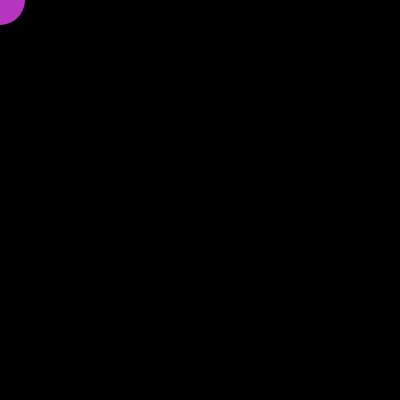
Frame 1 (no input)
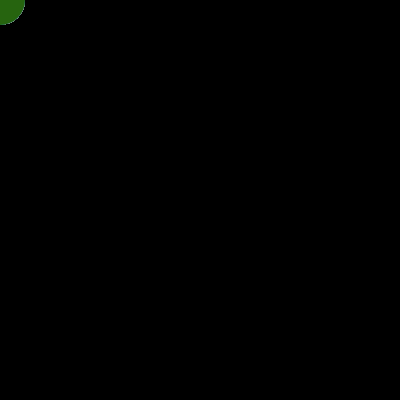
Frame 60 (no input)
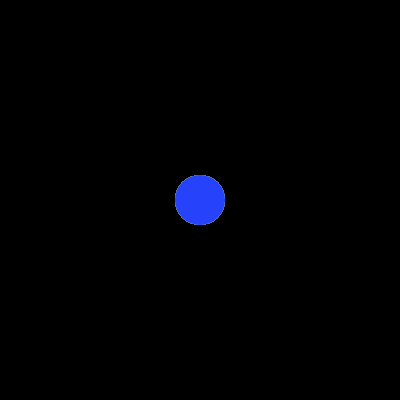
Frame 120 (the mouse pressed at the canvas centre since frame 60)

The p5.js sketch that drew these frames (run headless with seeded random() and noise() and a simulated clock; from frame 60 on, the mouse is pressed at the canvas centre):

// p5.js sketch
// ── sketch.js
function setup() {
  createCanvas(400, 400);
  background(0);

}

function draw() {
  let r = random(255);
  let g = random(255);
  let b = random(255);
  fill(r, g, b);
  noStroke();
circle(mouseX, mouseY, 50);
}

function mousePressed() {
  background(0);
}
